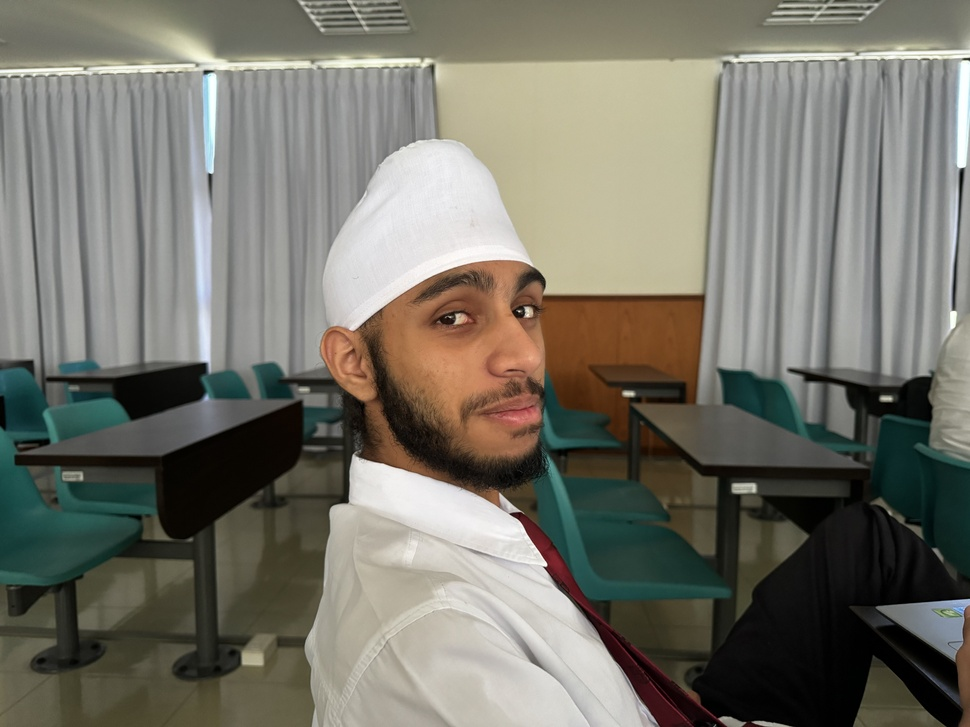
#> input picture midtermTemplate/q1/tanat.jpg, 970 x 727 px, shrunk from 5712 x 4284 before the run, found by its file name
$ python q1.py
#> lines starting #> are read from the running program, lines starting #| are printed output that depends on the picture
from PIL import Image
import numpy as np

# Load the image
image_path = "C:/Users/Acer/OneDrive/Desktop/Study/Y3Sem2/imageProcessing/midterm/tanat.jpg"
original_image = Image.open(image_path)
#> original_image is the input picture: PIL image 970x727 RGB; mean R, G, B 118.7, 116.9, 106.7

# Convert the image to a NumPy array
original_array = np.array(original_image)

# Extract R, G, B components
r_channel = original_array[:, :, 0]
g_channel = original_array[:, :, 1]
b_channel = original_array[:, :, 2]
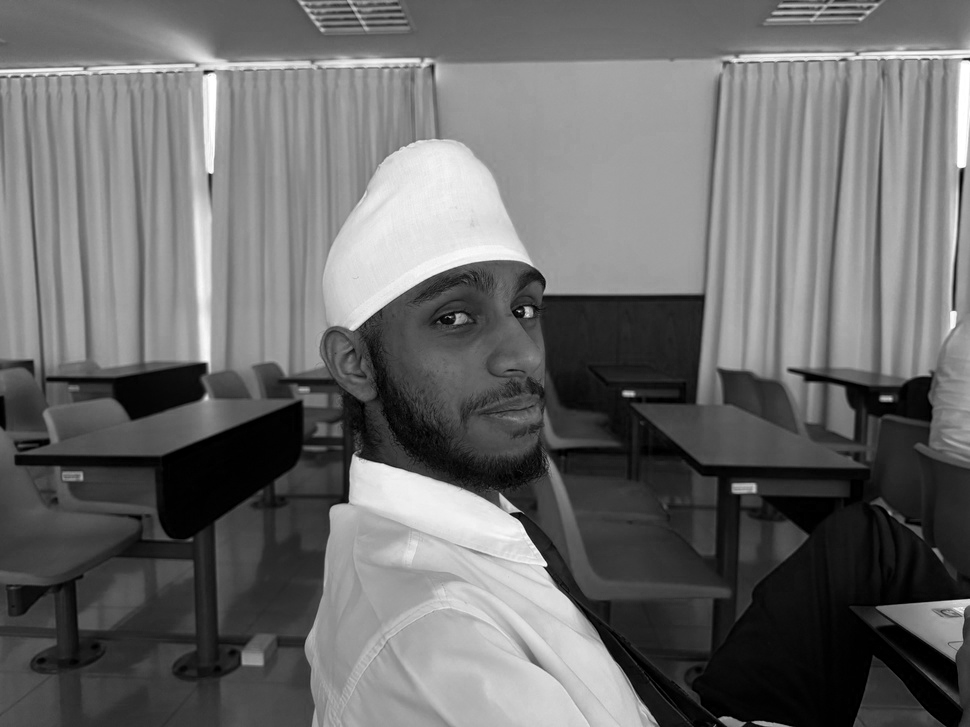
#> b_channel: shape (727, 970); min 0, max 255, mean 106.7

# Subtract distinct intensities from the maximum pixel intensity
max_intensity = 255  # Assuming 8-bit image

modified_r = max_intensity - r_channel
modified_g = max_intensity - g_channel
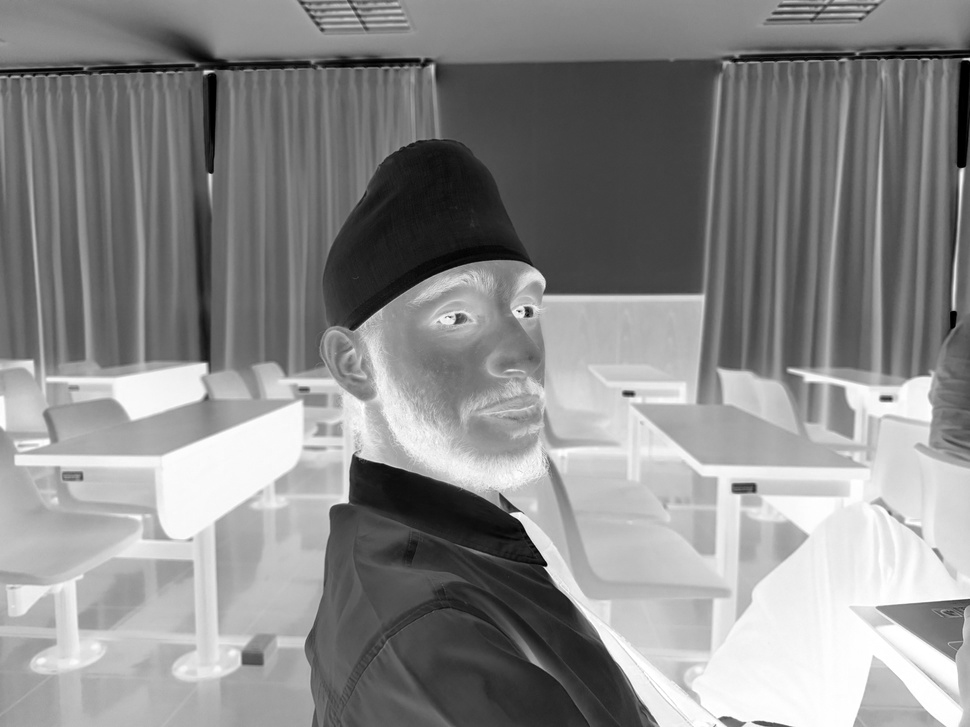
#> modified_g: shape (727, 970); min 0, max 255, mean 138.1
modified_b = max_intensity - b_channel
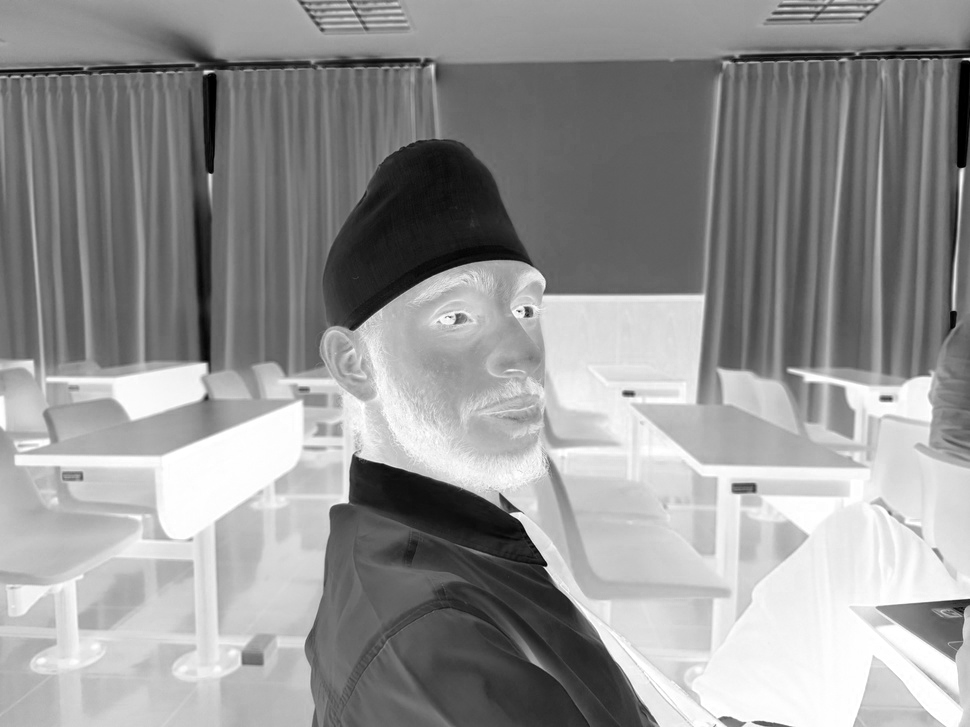
#> modified_b: shape (727, 970); min 0, max 255, mean 148.3

# Create a modified image array
modified_array = np.stack([modified_r, modified_g, modified_b], axis=-1)
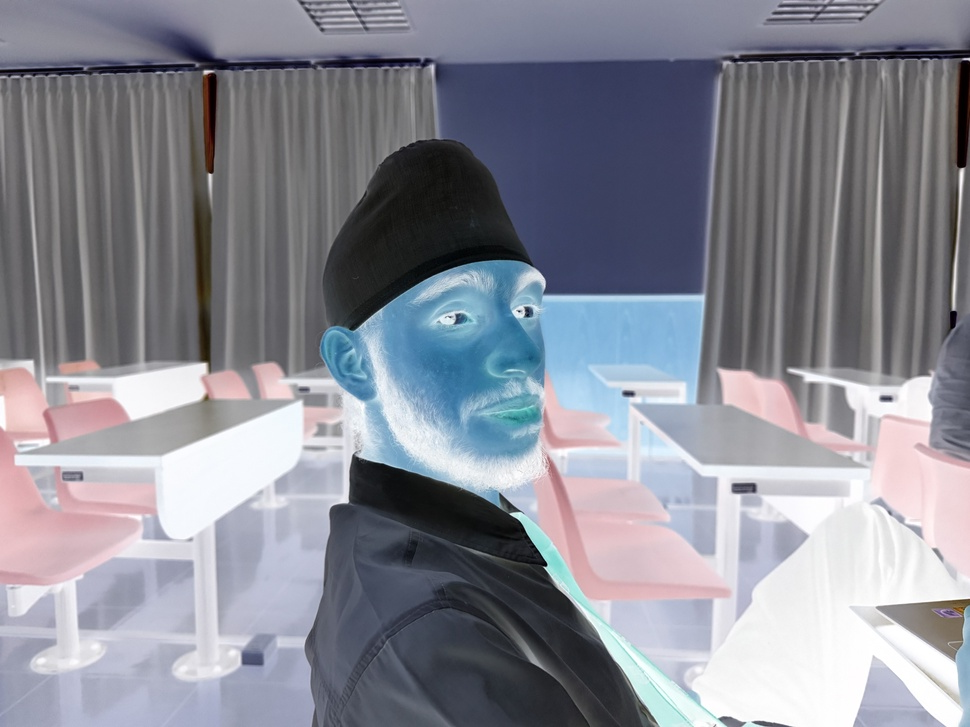
#> modified_array: shape (727, 970, 3); mean R, G, B 136.3, 138.1, 148.3

# Convert the modified array to Image
modified_image = Image.fromarray(modified_array.astype('uint8'))

# Compute the difference between the original and modified images
difference_array = original_array - modified_array
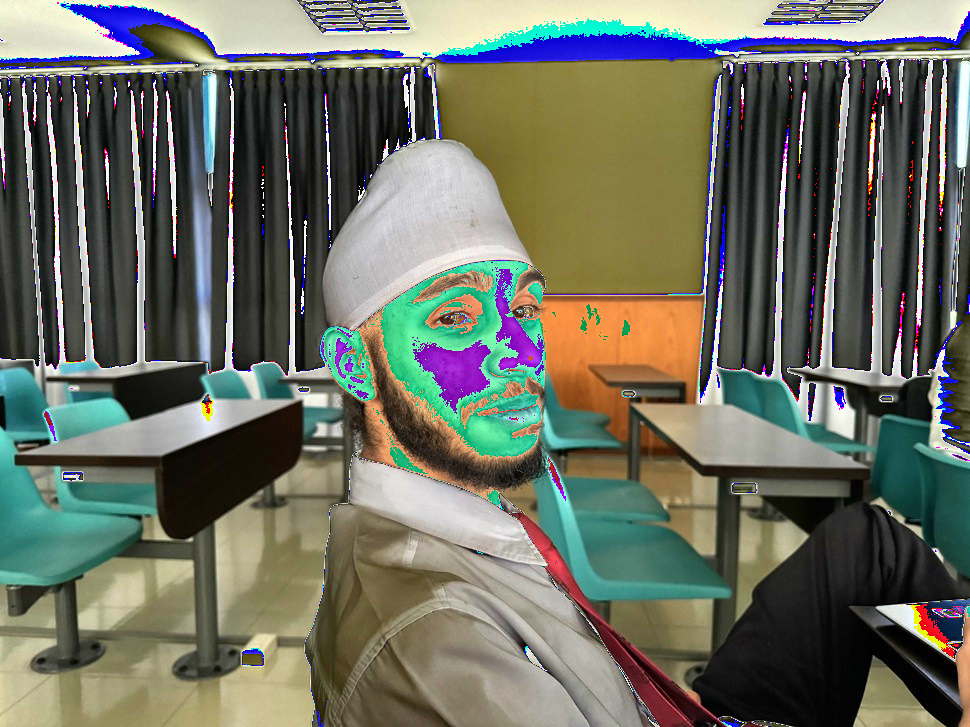
#> difference_array: shape (727, 970, 3); mean R, G, B 108.4, 110.9, 98.5
difference_image = Image.fromarray(np.abs(difference_array).astype('uint8'))

modified_image.save("modified_image.jpg")
difference_image.save("difference_image.jpg")

# Create a blank image to display all three images side by side
combined_width = original_image.width * 3
#> combined_width = 2910
combined_height = original_image.height
#> combined_height = 727
combined_image = Image.new("RGB", (combined_width, combined_height))
#> combined_image: PIL image 2910x727 RGB; every value is 0

# Paste original, modified, and difference images side by side
combined_image.paste(original_image, (0, 0))
combined_image.paste(modified_image, (original_image.width, 0))
combined_image.paste(difference_image, (2 * original_image.width, 0))
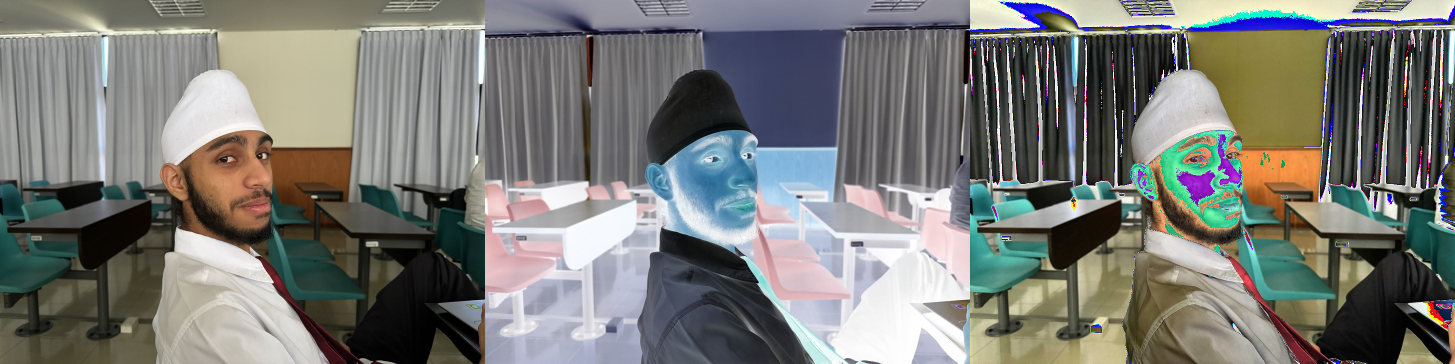
#> combined_image: PIL image 2910x727 RGB (shown at 1/2 size); mean R, G, B 121.1, 122, 117.8

# Display the combined image
combined_image.show()

# Save the combined image
combined_image.save("combined_result.jpg")
